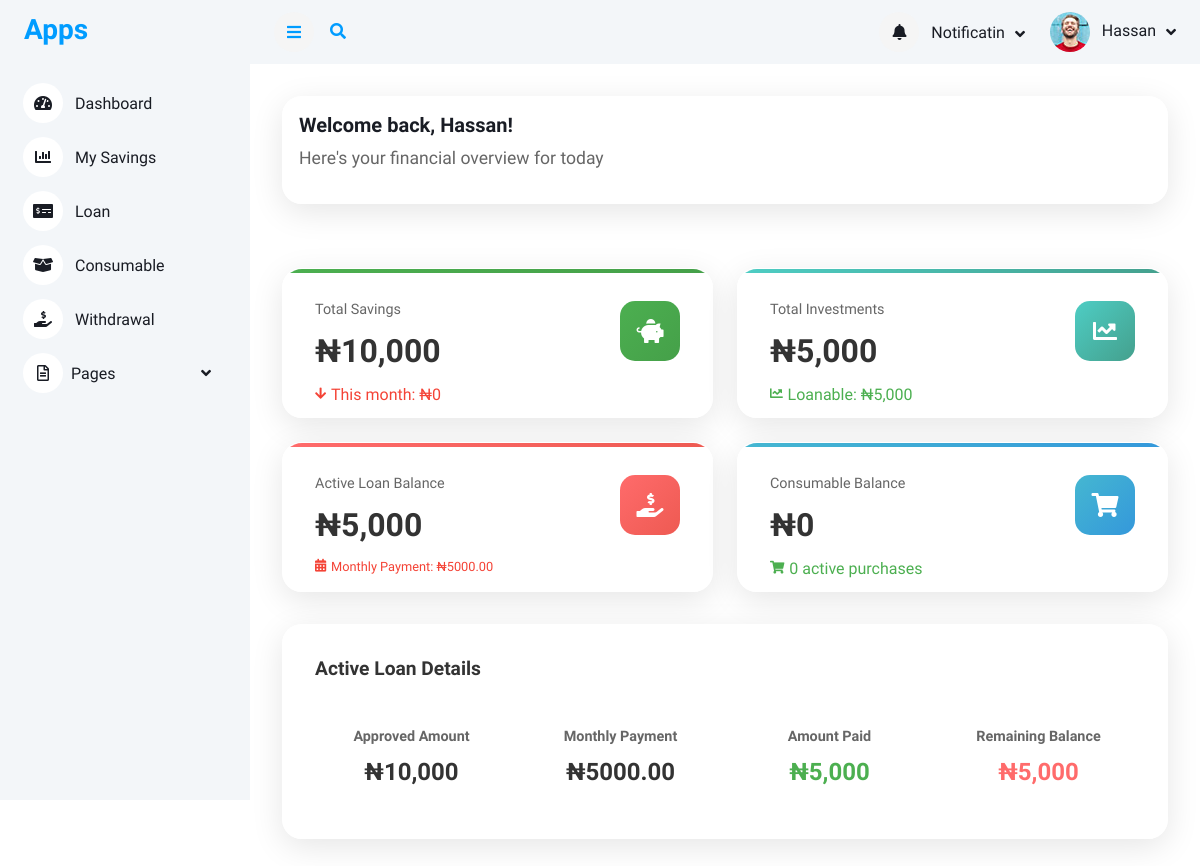
Page /memberapp/member_dashboard (signed in) on the earlier database version.
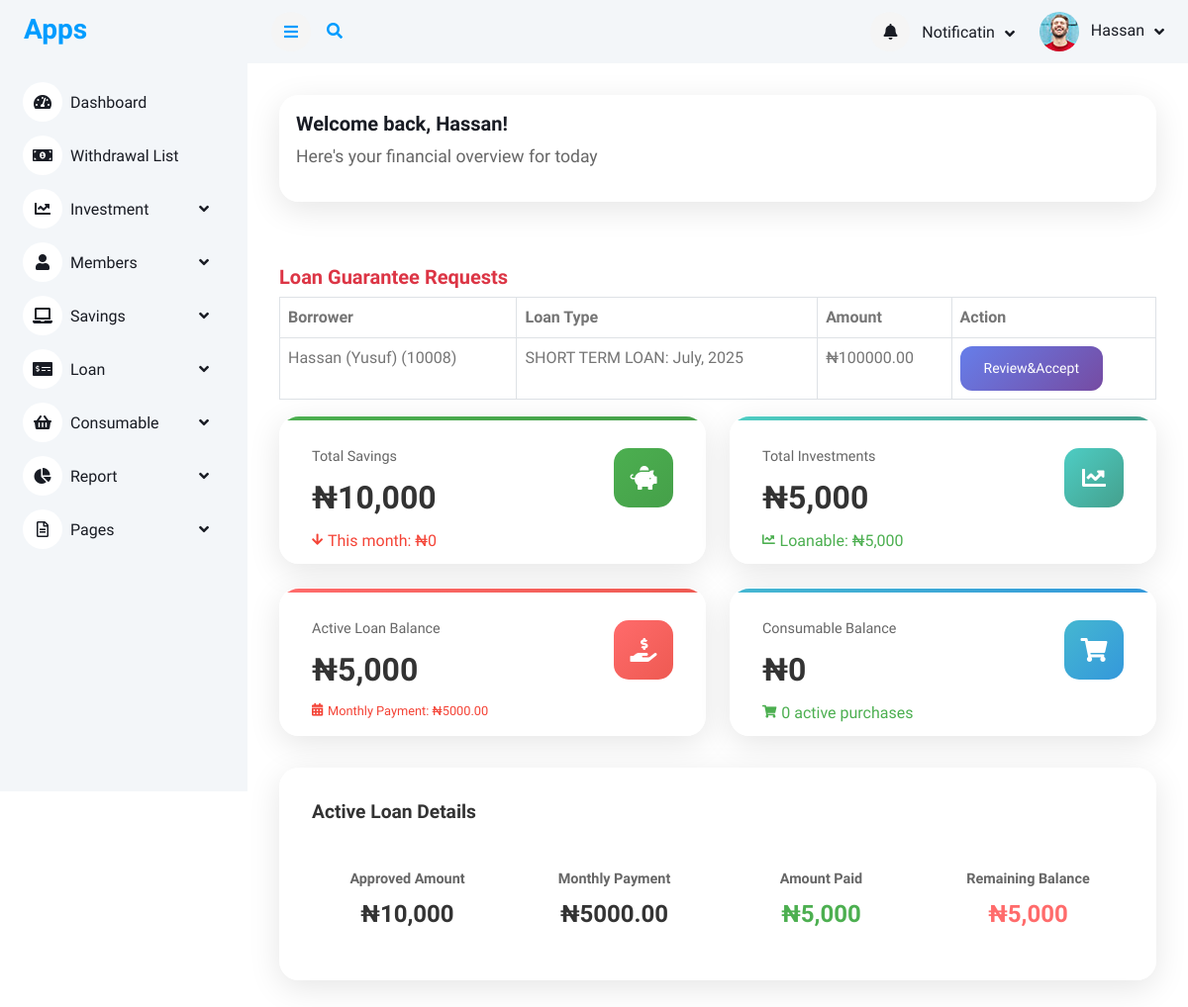
Same page on the later database version.
### loan/models.py (models this page shows, shortened)
class LoanRequest(models.Model):
    member = models.ForeignKey(Member, on_delete=models.CASCADE, related_name="loan_requests")
    loan_type = models.ForeignKey(LoanType, on_delete=models.SET_NULL, null=True, blank=True)
    amount = models.DecimalField(max_digits=10, decimal_places=2)
    approved_amount = models.DecimalField(max_digits=10, decimal_places=2, null=True, blank=True)
    loan_term_months = models.PositiveIntegerField()
    application_date = models.DateField(default=today_date)
    approval_date = models.DateField(null=True, blank=True)
    status = models.CharField(max_length=20,choices=[ ("pending", "Pending"),("approved", "Approved"),("rejected", "Rejected"),  ("paid", "paid") ], default="pending",)
    rejection_reason = models.TextField(blank=True, null=True)
    file_one = models.ImageField(upload_to='file_one', blank=True, null=True)
    bank_name = models.ForeignKey(BankName,on_delete=models.CASCADE)
    bank_code = models.ForeignKey(BankCode,on_delete=models.CASCADE)
    account_number  = models.CharField(max_length=100)
    guarantor = models.ForeignKey(Member, on_delete=models.SET_NULL, null=True, blank=True, related_name="guaranteed_loans")
    guarantor_accepted = models.BooleanField(default=False)
    created_by = models.ForeignKey(User,on_delete=models.CASCADE)
    approved_by = models.ForeignKey(User, on_delete=models.SET_NULL, null=True, blank=True, related_name='approved_loan')
    date_created = models.DateTimeField(auto_now_add=True)
    @property
    def monthly_payment(self):
        if self.approved_amount and self.loan_term_months > 0:
            total_payment = self.approved_amount
            return total_payment / self.loan_term_months
        return None  # Or handle the case where approved_amount or loan_term_months is not set

class LoanType(models.Model):
    name = models.CharField(max_length=100)
    description = models.TextField(blank=True, null=True)
    max_amount = models.DecimalField(max_digits=12, decimal_places=2, null=True, blank=True)
    max_loan_term_months = models.PositiveIntegerField(null=True, blank=True)
    available = models.BooleanField(default=True)
    created_by = models.ForeignKey(User,on_delete=models.CASCADE)
    def __str__(self):
        return self.name

### accounts/models.py (models this page shows, shortened)
class Member(models.Model):
    member = models.OneToOneField(User, on_delete=models.CASCADE, null=True, blank=True,related_name='member')
    ippis = models.IntegerField(unique=True)  # Required and unique
    total_savings = models.DecimalField(max_digits=12, decimal_places=2, blank=True, null=True)
    def __str__(self):
        return f"{self.member} ({self.ippis})"

class User(AbstractUser):
    first_name = models.CharField(max_length=100)
    last_name = models.CharField(max_length=100)
    other_name = models.CharField(max_length=100)
    date_of_birth = models.DateField(blank=True,null=True)
    username = models.CharField(max_length=100, unique=True)
    savings = models.IntegerField(blank=True,null=True)
    account_type = models.CharField(max_length=100,blank=True,null=True)
    department = models.CharField(max_length=100)
    unit = models.CharField(max_length=100)
    gender = models.ForeignKey(Gender, on_delete=models.CASCADE, blank=True, null=True)
    group = models.ForeignKey(UserGroup, on_delete=models.CASCADE, blank=True, null=True)
    marital_status = models.ForeignKey(MaritalStatus,on_delete=models.SET_NULL, null=True, blank=True)
    religion = models.ForeignKey(Religion, on_delete=models.SET_NULL, null=True, blank=True,)
    passport = models.ImageField(upload_to='passport', blank=True, null=True)
    phone1 = models.CharField(max_length=15,null=True, blank=True)
    phone2 = models.CharField(max_length=15, null=True, blank=True)
    email = models.EmailField(blank=True, null=True)
    member_number = models.CharField(max_length=100)
    def __str__(self):
        return f"{self.first_name} ({self.last_name})"

### memberapp/views.py (the view, shortened to what this page needs)
# urls.py: path('member_dashboard',views.member_dashboard,name="member_dashboard"),
@login_required
def member_dashboard(request):
    try:
        member = Member.objects.get(member=request.user)
    except Member.DoesNotExist:
        return redirect('login')
    pending_guarantor_loans = LoanRequest.objects.filter(
        guarantor=member,
        guarantor_accepted=False,
        status="pending"
    )
    loanable_total = Loanable.objects.filter(member=member).aggregate(
        total=Sum('amount')
    )['total'] or 0
    investment_total = Investment.objects.filter(member=member).aggregate(
        total=Sum('amount')
    )['total'] or 0
    today = date.today()
    current_month = today.month
    current_year = today.year
    first_day_of_current_month = date(current_year, current_month, 1)
    previous_month_date = first_day_of_current_month - relativedelta(months=4)
    previous_month = previous_month_date.month
    previous_year = previous_month_date.year
    monthly_saving = Savings.objects.filter(
        member=member,
        month__month=current_month,
        month__year=current_year
    ).first()
    previous_monthly_saving = Savings.objects.filter(
        member=member,
        month__month=previous_month,
        month__year=previous_year
    ).first()
    active_loan = LoanRequest.objects.filter(
        member=member,
        status='approved'
    ).order_by('-approval_date').first()
    if not active_loan:
        active_loan = LoanRequest.objects.filter(
            member=member,
            status='rejected'
        ).order_by('-approval_date').first()
    loan_paid = loan_balance = monthly_payment = 0
    if active_loan and active_loan.status == 'approved':
        repaybacks = LoanRepayback.objects.filter(loan_request=active_loan)
        loan_paid = repaybacks.aggregate(total=Sum('amount_paid'))['total'] or 0
        loan_balance = active_loan.approved_amount - loan_paid
        monthly_payment = active_loan.monthly_payment
        print(monthly_payment,monthly_payment)
    loan_types = LoanType.objects.all()
    consumable_requests = ConsumableRequest.objects.filter(user=request.user) \
        .prefetch_related('details__item') \
        .order_by('-date_created')[:5]
    approved_consumable = ConsumableRequest.objects.filter(user=request.user, status='Approved') \
        .order_by('-date_created')
    total_remaining = 0
    consumable_data = []
    context = {
        'member': member,
        'total_savings': member.total_savings or 0,
        'monthly_saving': monthly_saving.month_saving if monthly_saving else 0,
        'previous_monthly_saving': previous_monthly_saving.month_saving if previous_monthly_saving else 0,
        'loan': active_loan,
        'loan_paid': loan_paid,
        'loan_balance': loan_balance,
        'monthly_payment': monthly_payment,
        'loan_types': loan_types,
        'consumable_requests': consumable_requests,
        'approved_consumable': consumable_data,
        'loanable_total': loanable_total,
        'investment_total': investment_total,
        'approved_consumable': consumable_data,
        'total_remaining': total_remaining,
        "pending_guarantor_loans": pending_guarantor_loans
    }
    return render(request, 'member/dashboard.html', context)

### templates/member/dashboard.html (shortened to what the changed rows need)
{% extends 'base/base.html' %}
{% load humanize %}
{% block content %}
<main class="main-content">
    <div class="welcome-header">
        <h5>Welcome back, {{ member.member.first_name }}!</h5>
        <p>Here's your financial overview for today</p>
    </div>
    {% if pending_guarantor_loans %}
  <h5 class="text-danger">Loan Guarantee Requests</h5>
  <div class="table-responsive">
    <table class="table table-bordered">
    <thead>
        <tr>
            <th>Borrower</th>
            <th class="text-nowrap text-truncate" style="max-width: 270px;">Loan Type</th>
            <th>Amount</th>
            <th>Action</th>
        </tr>
    </thead>
    <tbody>
        {% for loan in pending_guarantor_loans %}
        <tr>
            <td class="text-nowrap text-truncate" style="max-width: 270px;">{{ loan.member }}</td>
            <td class="text-nowrap text-truncate" style="max-width: 270px;">{{ loan.loan_type }}</td>
            <td>₦{{ loan.amount }}</td>
            <td>
                <div class="d-flex">
                    <a href="{% url 'guarantor_approval_page' loan.id %}" class="btn btn-sm btn-primary ">
                        Review&Accept
                    </a>
                </div>
            </td>
        </tr>
        {% empty %}
        <tr>
            <td colspan="4" class="text-center text-muted">No loans waiting for your approval.</td>
        </tr>
        {% endfor %}
    </tbody>
</table>
  </div>
{% endif %}
    <div class="stats-grid ">
        <div class="stat-card">
        </div>
          <div class="stat-card investment">
        </div>
        <div class="stat-card loan">
        </div>
        <div class="stat-card consumable">
        </div>
    </div>
    {% if loan and loan.status != "rejected" %}
    <div class="table-section">
        <div class="table-header">
        </div>
        <div class="loan-details-grid">
        </div>
    </div>
    {% endif %}
</main>
{% endblock content %}

Differences in the rows shown:
changed User "Hassan": group_id 2 → 3 (drawn)
added LoanRequest: member "Hassan (Yusuf) (10008)", loan_type "SHORT TERM LOAN: July, 2025", amount "100000.00"
Other differences:
text no longer shown: "My Savings Withdrawal"
text now shown: "Withdrawal List Investment Members Savings Report Loan Guarantee Requests Borrower Loan Type Amount Action"
